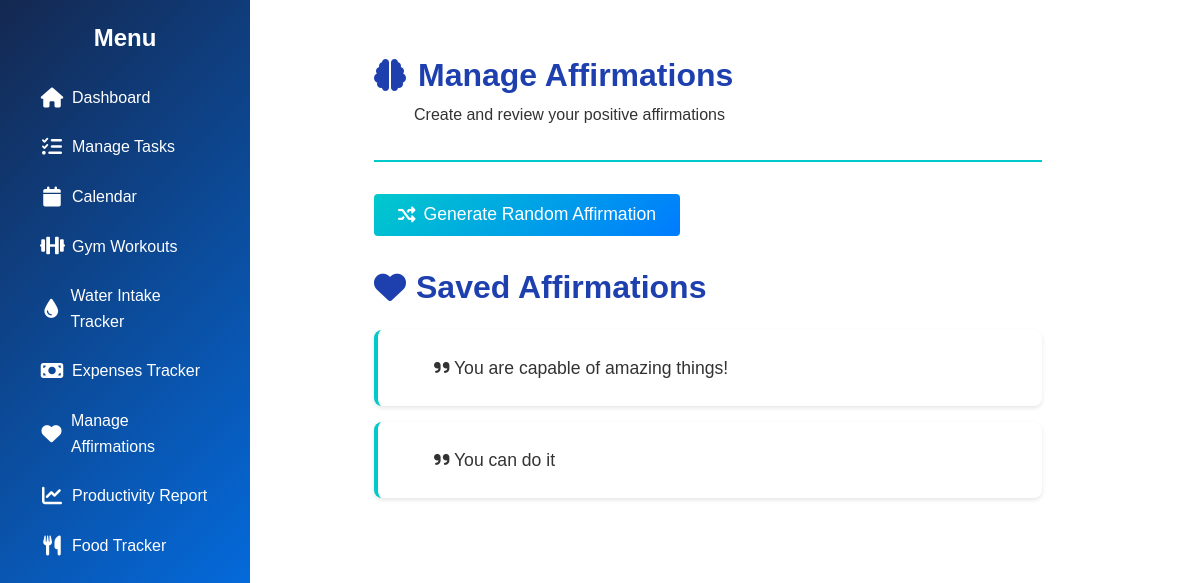
Page /affirmations on the earlier database version.
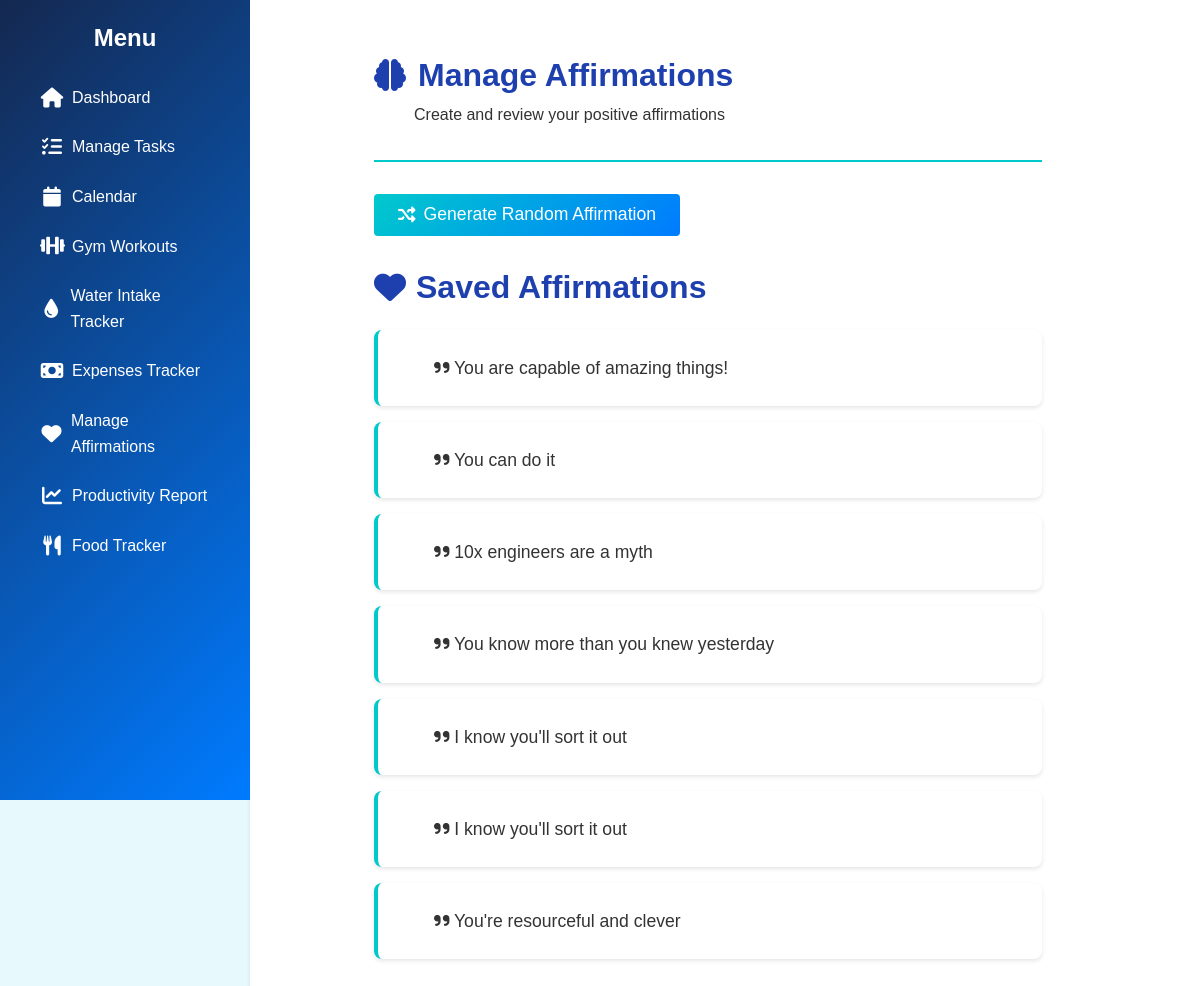
Same page on the later database version.
### app.py (models this page shows)
class Affirmation(db.Model):
    id = db.Column(db.Integer, primary_key=True)
    message = db.Column(db.String(200), nullable=False)

### app.py (the view, shortened to what this page needs)
@app.route('/affirmations', methods=['GET', 'POST'])
def affirmations():
    all_affirmations = Affirmation.query.all()
    return render_template('affirmations.html', affirmations=all_affirmations)

### templates/affirmations.html (shortened to what this page needs)
{% extends "base.html" %}
{% block content %}
<div class="affirmations-page">
    <div class="affirmations-header">
        <h1 class="affirmations-title">
            <i class="fa-solid fa-brain"></i> Manage Affirmations
        </h1>
        <p class="affirmations-subtitle">Create and review your positive affirmations</p>
    </div>
    <div class="affirmations-actions">
        <form action="{{ url_for('generate_affirmation') }}" method="GET" class="affirmation-form">
            <button type="submit" class="btn btn-affirmation">
                <i class="fas fa-random"></i> Generate Random Affirmation
            </button>
        </form>
    </div>
    <div class="affirmations-list-container">
        <h2 class="affirmations-list-title">
            <i class="fas fa-heart"></i> Saved Affirmations
        </h2>
        {% if affirmations %}
        <ul class="affirmations-list">
            {% for affirmation in affirmations %}
            <li class="affirmation-card">
                <div class="affirmation-content">
                    <i class="fas fa-quote-right affirmation-quote"></i>
                    {{ affirmation.message }}
                </div>
             </li>
            {% endfor %}
        </ul>
        {% else %}
        <div class="empty-affirmations">
            <i class="fas fa-comment-slash"></i>
            <p>No affirmations saved yet. Generate your first one!</p>
        </div>
        {% endif %}
    </div>
</div>
{% endblock %}

Differences in the rows shown:
added Affirmation: message "10x engineers are a myth"
added Affirmation: message "You know more than you knew yesterday"
added Affirmation: message "I know you'll sort it out"
added Affirmation: message "I know you'll sort it out"
added Affirmation: message "You're resourceful and clever"
